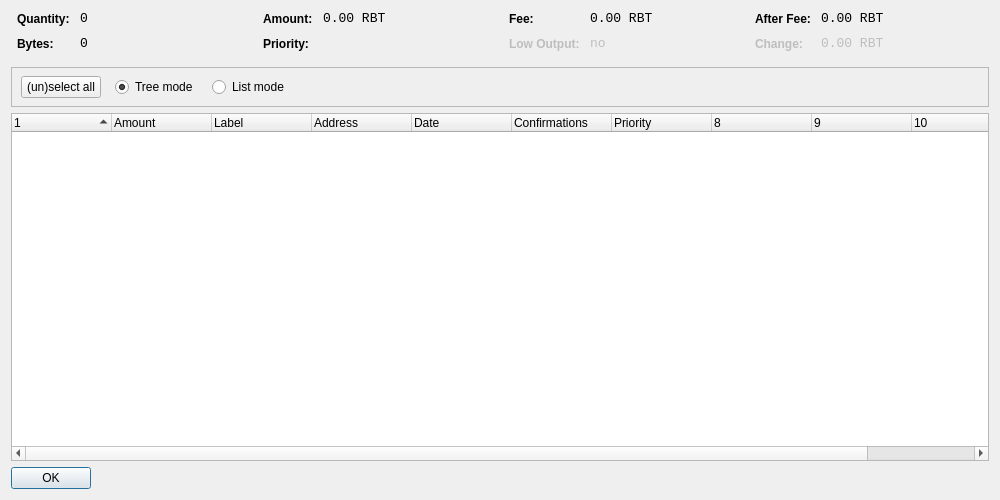
<?xml version="1.0" encoding="UTF-8"?>
<ui version="4.0">
 <class>CoinControlDialog</class>
 <widget class="QDialog" name="CoinControlDialog">
  <property name="geometry">
   <rect>
    <x>0</x>
    <y>0</y>
    <width>1000</width>
    <height>500</height>
   </rect>
  </property>
  <property name="windowTitle">
   <string>Coin Control</string>
  </property>
  <layout class="QVBoxLayout" name="verticalLayout">
   <item>
    <layout class="QHBoxLayout" name="horizontalLayoutTop" stretch="0,0,0,0">
     <property name="topMargin">
      <number>0</number>
     </property>
     <property name="bottomMargin">
      <number>10</number>
     </property>
     <item>
      <layout class="QFormLayout" name="formLayoutCoinControl1">
       <property name="horizontalSpacing">
        <number>10</number>
       </property>
       <property name="verticalSpacing">
        <number>10</number>
       </property>
       <property name="leftMargin">
        <number>6</number>
       </property>
       <property name="rightMargin">
        <number>6</number>
       </property>
       <item row="0" column="0">
        <widget class="QLabel" name="labelCoinControlQuantityText">
         <property name="styleSheet">
          <string notr="true">font-weight:bold;</string>
         </property>
         <property name="text">
          <string>Quantity:</string>
         </property>
        </widget>
       </item>
       <item row="0" column="1">
        <widget class="QLabel" name="labelCoinControlQuantity">
         <property name="font">
          <font>
           <family>Monospace</family>
           <pointsize>10</pointsize>
          </font>
         </property>
         <property name="cursor">
          <cursorShape>IBeamCursor</cursorShape>
         </property>
         <property name="contextMenuPolicy">
          <enum>Qt::ActionsContextMenu</enum>
         </property>
         <property name="text">
          <string>0</string>
         </property>
         <property name="textInteractionFlags">
          <set>Qt::LinksAccessibleByMouse|Qt::TextSelectableByKeyboard|Qt::TextSelectableByMouse</set>
         </property>
        </widget>
       </item>
       <item row="1" column="0">
        <widget class="QLabel" name="labelCoinControlBytesText">
         <property name="styleSheet">
          <string notr="true">font-weight:bold;</string>
         </property>
         <property name="text">
          <string>Bytes:</string>
         </property>
        </widget>
       </item>
       <item row="1" column="1">
        <widget class="QLabel" name="labelCoinControlBytes">
         <property name="font">
          <font>
           <family>Monospace</family>
           <pointsize>10</pointsize>
          </font>
         </property>
         <property name="cursor">
          <cursorShape>IBeamCursor</cursorShape>
         </property>
         <property name="contextMenuPolicy">
          <enum>Qt::ActionsContextMenu</enum>
         </property>
         <property name="text">
          <string>0</string>
         </property>
         <property name="textInteractionFlags">
          <set>Qt::LinksAccessibleByMouse|Qt::TextSelectableByKeyboard|Qt::TextSelectableByMouse</set>
         </property>
        </widget>
       </item>
      </layout>
     </item>
     <item>
      <layout class="QFormLayout" name="formLayoutCoinControl2">
       <property name="horizontalSpacing">
        <number>10</number>
       </property>
       <property name="verticalSpacing">
        <number>10</number>
       </property>
       <property name="leftMargin">
        <number>6</number>
       </property>
       <property name="rightMargin">
        <number>6</number>
       </property>
       <item row="0" column="0">
        <widget class="QLabel" name="labelCoinControlAmountText">
         <property name="styleSheet">
          <string notr="true">font-weight:bold;</string>
         </property>
         <property name="text">
          <string>Amount:</string>
         </property>
        </widget>
       </item>
       <item row="0" column="1">
        <widget class="QLabel" name="labelCoinControlAmount">
         <property name="font">
          <font>
           <family>Monospace</family>
           <pointsize>10</pointsize>
          </font>
         </property>
         <property name="cursor">
          <cursorShape>IBeamCursor</cursorShape>
         </property>
         <property name="contextMenuPolicy">
          <enum>Qt::ActionsContextMenu</enum>
         </property>
         <property name="text">
          <string>0.00 RBT</string>
         </property>
         <property name="textInteractionFlags">
          <set>Qt::LinksAccessibleByMouse|Qt::TextSelectableByKeyboard|Qt::TextSelectableByMouse</set>
         </property>
        </widget>
       </item>
       <item row="1" column="0">
        <widget class="QLabel" name="labelCoinControlPriorityText">
         <property name="styleSheet">
          <string notr="true">font-weight:bold;</string>
         </property>
         <property name="text">
          <string>Priority:</string>
         </property>
        </widget>
       </item>
       <item row="1" column="1">
        <widget class="QLabel" name="labelCoinControlPriority">
         <property name="font">
          <font>
           <family>Monospace</family>
           <pointsize>10</pointsize>
          </font>
         </property>
         <property name="cursor">
          <cursorShape>IBeamCursor</cursorShape>
         </property>
         <property name="contextMenuPolicy">
          <enum>Qt::ActionsContextMenu</enum>
         </property>
         <property name="text">
          <string/>
         </property>
         <property name="textInteractionFlags">
          <set>Qt::LinksAccessibleByMouse|Qt::TextSelectableByKeyboard|Qt::TextSelectableByMouse</set>
         </property>
        </widget>
       </item>
      </layout>
     </item>
     <item>
      <layout class="QFormLayout" name="formLayoutCoinControl3">
       <property name="horizontalSpacing">
        <number>10</number>
       </property>
       <property name="verticalSpacing">
        <number>10</number>
       </property>
       <property name="leftMargin">
        <number>6</number>
       </property>
       <property name="rightMargin">
        <number>6</number>
       </property>
       <item row="0" column="0">
        <widget class="QLabel" name="labelCoinControlFeeText">
         <property name="styleSheet">
          <string notr="true">font-weight:bold;</string>
         </property>
         <property name="text">
          <string>Fee:</string>
         </property>
        </widget>
       </item>
       <item row="0" column="1">
        <widget class="QLabel" name="labelCoinControlFee">
         <property name="font">
          <font>
           <family>Monospace</family>
           <pointsize>10</pointsize>
          </font>
         </property>
         <property name="cursor">
          <cursorShape>IBeamCursor</cursorShape>
         </property>
         <property name="contextMenuPolicy">
          <enum>Qt::ActionsContextMenu</enum>
         </property>
         <property name="text">
          <string>0.00 RBT</string>
         </property>
         <property name="textInteractionFlags">
          <set>Qt::LinksAccessibleByMouse|Qt::TextSelectableByKeyboard|Qt::TextSelectableByMouse</set>
         </property>
        </widget>
       </item>
       <item row="1" column="0">
        <widget class="QLabel" name="labelCoinControlLowOutputText">
         <property name="enabled">
          <bool>false</bool>
         </property>
         <property name="styleSheet">
          <string notr="true">font-weight:bold;</string>
         </property>
         <property name="text">
          <string>Low Output:</string>
         </property>
        </widget>
       </item>
       <item row="1" column="1">
        <widget class="QLabel" name="labelCoinControlLowOutput">
         <property name="enabled">
          <bool>false</bool>
         </property>
         <property name="font">
          <font>
           <family>Monospace</family>
           <pointsize>10</pointsize>
          </font>
         </property>
         <property name="cursor">
          <cursorShape>IBeamCursor</cursorShape>
         </property>
         <property name="contextMenuPolicy">
          <enum>Qt::ActionsContextMenu</enum>
         </property>
         <property name="text">
          <string>no</string>
         </property>
         <property name="textInteractionFlags">
          <set>Qt::LinksAccessibleByMouse|Qt::TextSelectableByKeyboard|Qt::TextSelectableByMouse</set>
         </property>
        </widget>
       </item>
      </layout>
     </item>
     <item>
      <layout class="QFormLayout" name="formLayoutCoinControl4">
       <property name="horizontalSpacing">
        <number>10</number>
       </property>
       <property name="verticalSpacing">
        <number>10</number>
       </property>
       <property name="leftMargin">
        <number>6</number>
       </property>
       <property name="rightMargin">
        <number>6</number>
       </property>
       <item row="0" column="0">
        <widget class="QLabel" name="labelCoinControlAfterFeeText">
         <property name="styleSheet">
          <string notr="true">font-weight:bold;</string>
         </property>
         <property name="text">
          <string>After Fee:</string>
         </property>
        </widget>
       </item>
       <item row="0" column="1">
        <widget class="QLabel" name="labelCoinControlAfterFee">
         <property name="font">
          <font>
           <family>Monospace</family>
           <pointsize>10</pointsize>
          </font>
         </property>
         <property name="cursor">
          <cursorShape>IBeamCursor</cursorShape>
         </property>
         <property name="contextMenuPolicy">
          <enum>Qt::ActionsContextMenu</enum>
         </property>
         <property name="text">
          <string>0.00 RBT</string>
         </property>
         <property name="textInteractionFlags">
          <set>Qt::LinksAccessibleByMouse|Qt::TextSelectableByKeyboard|Qt::TextSelectableByMouse</set>
         </property>
        </widget>
       </item>
       <item row="1" column="0">
        <widget class="QLabel" name="labelCoinControlChangeText">
         <property name="enabled">
          <bool>false</bool>
         </property>
         <property name="styleSheet">
          <string notr="true">font-weight:bold;</string>
         </property>
         <property name="text">
          <string>Change:</string>
         </property>
        </widget>
       </item>
       <item row="1" column="1">
        <widget class="QLabel" name="labelCoinControlChange">
         <property name="enabled">
          <bool>false</bool>
         </property>
         <property name="font">
          <font>
           <family>Monospace</family>
           <pointsize>10</pointsize>
          </font>
         </property>
         <property name="cursor">
          <cursorShape>IBeamCursor</cursorShape>
         </property>
         <property name="contextMenuPolicy">
          <enum>Qt::ActionsContextMenu</enum>
         </property>
         <property name="text">
          <string>0.00 RBT</string>
         </property>
         <property name="textInteractionFlags">
          <set>Qt::LinksAccessibleByMouse|Qt::TextSelectableByKeyboard|Qt::TextSelectableByMouse</set>
         </property>
        </widget>
       </item>
      </layout>
     </item>
    </layout>
   </item>
   <item>
    <widget class="QFrame" name="frame">
     <property name="minimumSize">
      <size>
       <width>0</width>
       <height>40</height>
      </size>
     </property>
     <property name="frameShape">
      <enum>QFrame::StyledPanel</enum>
     </property>
     <property name="frameShadow">
      <enum>QFrame::Sunken</enum>
     </property>
     <widget class="QWidget" name="horizontalLayoutWidget">
      <property name="geometry">
       <rect>
        <x>10</x>
        <y>0</y>
        <width>781</width>
        <height>41</height>
       </rect>
      </property>
      <layout class="QHBoxLayout" name="horizontalLayoutPanel" stretch="0,0,0,0,0">
       <property name="spacing">
        <number>14</number>
       </property>
       <item>
        <widget class="QPushButton" name="pushButtonSelectAll">
         <property name="sizePolicy">
          <sizepolicy hsizetype="Maximum" vsizetype="Fixed">
           <horstretch>0</horstretch>
           <verstretch>0</verstretch>
          </sizepolicy>
         </property>
         <property name="text">
          <string>(un)select all</string>
         </property>
        </widget>
       </item>
       <item>
        <widget class="QRadioButton" name="radioTreeMode">
         <property name="sizePolicy">
          <sizepolicy hsizetype="Maximum" vsizetype="Fixed">
           <horstretch>0</horstretch>
           <verstretch>0</verstretch>
          </sizepolicy>
         </property>
         <property name="text">
          <string>Tree mode</string>
         </property>
         <property name="checked">
          <bool>true</bool>
         </property>
        </widget>
       </item>
       <item>
        <widget class="QRadioButton" name="radioListMode">
         <property name="sizePolicy">
          <sizepolicy hsizetype="Maximum" vsizetype="Fixed">
           <horstretch>0</horstretch>
           <verstretch>0</verstretch>
          </sizepolicy>
         </property>
         <property name="text">
          <string>List mode</string>
         </property>
        </widget>
       </item>
       <item>
        <spacer name="horizontalSpacer">
         <property name="orientation">
          <enum>Qt::Horizontal</enum>
         </property>
         <property name="sizeHint" stdset="0">
          <size>
           <width>40</width>
           <height>20</height>
          </size>
         </property>
        </spacer>
       </item>
      </layout>
     </widget>
    </widget>
   </item>
   <item>
    <widget class="CoinControlTreeWidget" name="treeWidget">
     <property name="contextMenuPolicy">
      <enum>Qt::CustomContextMenu</enum>
     </property>
     <property name="sortingEnabled">
      <bool>false</bool>
     </property>
     <property name="columnCount">
      <number>11</number>
     </property>
     <attribute name="headerShowSortIndicator" stdset="0">
      <bool>true</bool>
     </attribute>
     <attribute name="headerStretchLastSection">
      <bool>false</bool>
     </attribute>
     <column>
      <property name="text">
       <string/>
      </property>
     </column>
     <column>
      <property name="text">
       <string>Amount</string>
      </property>
     </column>
     <column>
      <property name="text">
       <string>Label</string>
      </property>
     </column>
     <column>
      <property name="text">
       <string>Address</string>
      </property>
     </column>
     <column>
      <property name="text">
       <string>Date</string>
      </property>
     </column>
     <column>
      <property name="text">
       <string>Confirmations</string>
      </property>
      <property name="toolTip">
       <string>Confirmed</string>
      </property>
     </column>
     <column>
      <property name="text">
       <string>Priority</string>
      </property>
     </column>
     <column>
      <property name="text">
       <string/>
      </property>
     </column>
     <column>
      <property name="text">
       <string/>
      </property>
     </column>
     <column>
      <property name="text">
       <string/>
      </property>
     </column>
     <column>
      <property name="text">
       <string/>
      </property>
     </column>
    </widget>
   </item>
   <item>
    <widget class="QDialogButtonBox" name="buttonBox">
     <property name="sizePolicy">
      <sizepolicy hsizetype="Maximum" vsizetype="Fixed">
       <horstretch>0</horstretch>
       <verstretch>0</verstretch>
      </sizepolicy>
     </property>
     <property name="orientation">
      <enum>Qt::Horizontal</enum>
     </property>
     <property name="standardButtons">
      <set>QDialogButtonBox::Ok</set>
     </property>
    </widget>
   </item>
  </layout>
 </widget>
 <customwidgets>
  <customwidget>
   <class>CoinControlTreeWidget</class>
   <extends>QTreeWidget</extends>
   <header>coincontroltreewidget.h</header>
  </customwidget>
 </customwidgets>
 <resources/>
 <connections/>
</ui>
